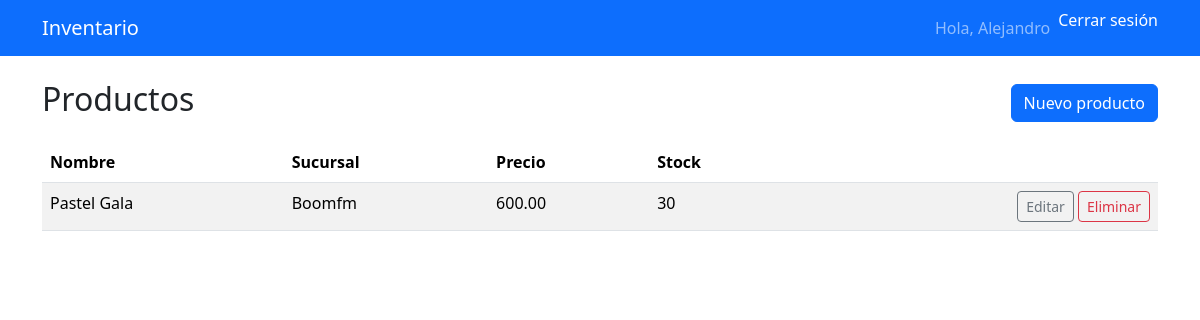
Before: /productos/ (signed in) with the older database file.
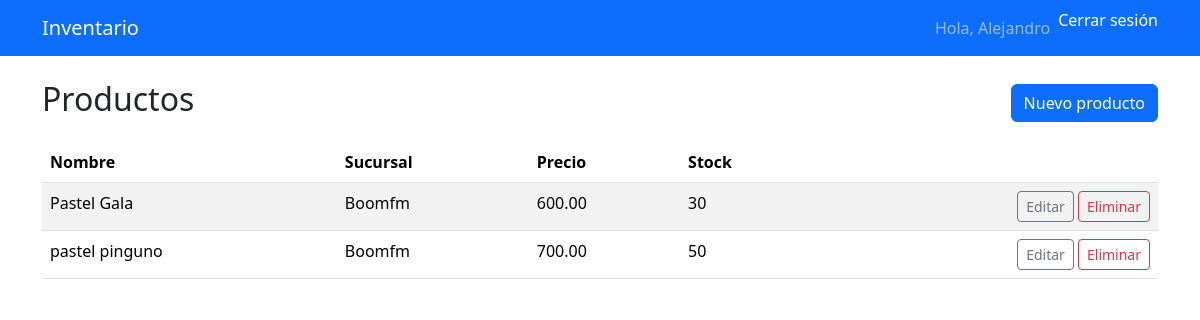
After: the same page with the newer database file.
### inventario/models.py (models this page shows, shortened)
class Producto(models.Model):
    nombre = models.CharField(max_length=100)
    descripcion = models.TextField(blank=True, null=True)
    precio = models.DecimalField(max_digits=10, decimal_places=2)
    stock = models.PositiveIntegerField(default=0)
    sucursal = models.ForeignKey(Sucursal, on_delete=models.CASCADE, related_name='productos')
    fecha_creacion = models.DateTimeField(auto_now_add=True)

class Sucursal(models.Model):
    nombre = models.CharField(max_length=150)
    direccion = models.CharField(max_length=250, blank=True)
    telefono = models.CharField(max_length=50, blank=True)
    created_at = models.DateTimeField(auto_now_add=True)

### inventario/views_productos.py (the view)
# urls.py: path('productos/', views_productos.ProductoListView.as_view(), name='producto_list'),
class ProductoListView(ProductoQuerysetMixin, ListView):
    model = Producto
    template_name = 'inventario/producto_list.html'
    context_object_name = 'productos'

### inventario/context_processors.py (called while the page is built, shortened)
def role_context(request):
    role = None
    if request.user.is_authenticated:
        perfil = getattr(request.user, 'perfil', None)
        role = getattr(perfil, 'rol', None)
    return {'role': role}

### inventario/permissions.py (called while the page is built)
def role_and_sucursales(user):
    perfil = getattr(user, 'perfil', None)
    if not perfil:
        return None, Sucursal.objects.none()
    rol = perfil.rol
    if rol == 'Administrador':
        return rol, Sucursal.objects.all()
    return rol, perfil.sucursales.all()

### inventario/views_productos.py (called while the page is built)
    def get_queryset(self):
        rol, sucursales_qs = role_and_sucursales(self.request.user)
        if rol == 'Administrador':
            return Producto.objects.select_related('sucursal')
        return Producto.objects.select_related('sucursal').filter(sucursal__in=sucursales_qs)

### templates/inventario/producto_list.html (shortened to what this page needs)
{% extends "base.html" %}
{% block content %}
<div class="d-flex justify-content-between align-items-center mb-3">
  <h2>Productos</h2>
  <a class="btn btn-primary" href="{% url 'producto_create' %}">Nuevo producto</a>
</div>
<table class="table table-striped">
  <thead>
    <tr>
      <th>Nombre</th>
      <th>Sucursal</th>
      <th>Precio</th>
      <th>Stock</th>
      <th></th>
    </tr>
  </thead>
  <tbody>
    {% for p in productos %}
      <tr>
        <td>{{ p.nombre }}</td>
        <td>{{ p.sucursal.nombre }}</td>
        <td>{{ p.precio }}</td>
        <td>{{ p.stock }}</td>
        <td class="text-end">
          <a class="btn btn-sm btn-outline-secondary" href="{% url 'producto_update' p.pk %}">Editar</a>
          <a class="btn btn-sm btn-outline-danger" href="{% url 'producto_delete' p.pk %}">Eliminar</a>
        </td>
      </tr>
    {% empty %}
      <tr><td colspan="5">No hay productos.</td></tr>
    {% endfor %}
  </tbody>
</table>
{% endblock %}

Changed rows visible on the page:
added Producto: nombre "pastel pinguno", sucursal.nombre "Boomfm", precio "700.00", stock "50"
